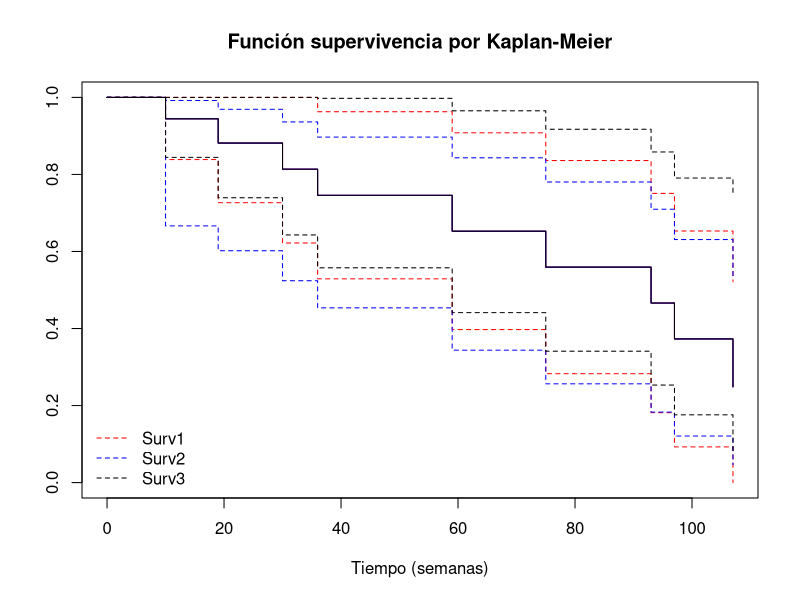
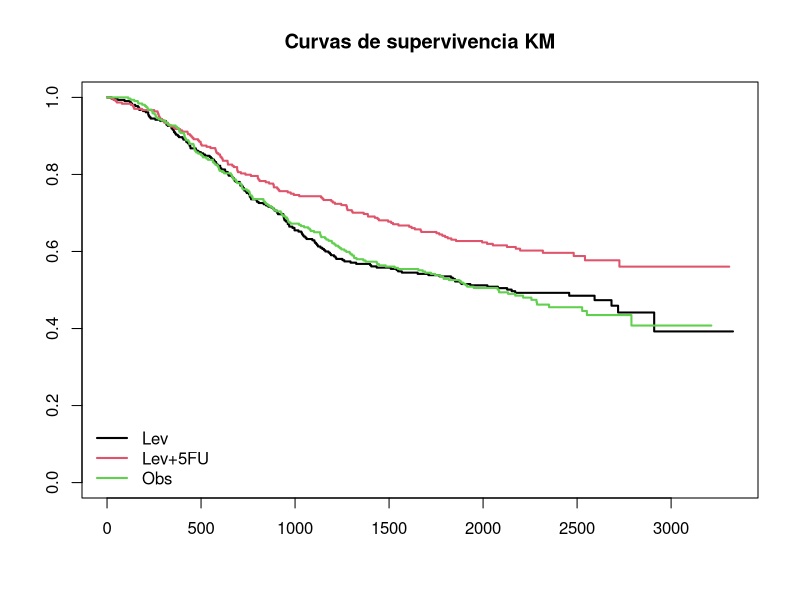
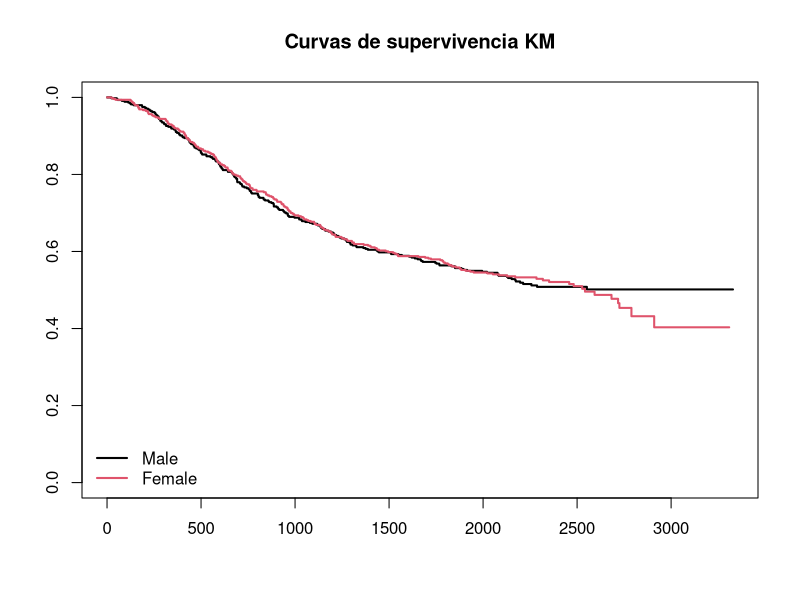
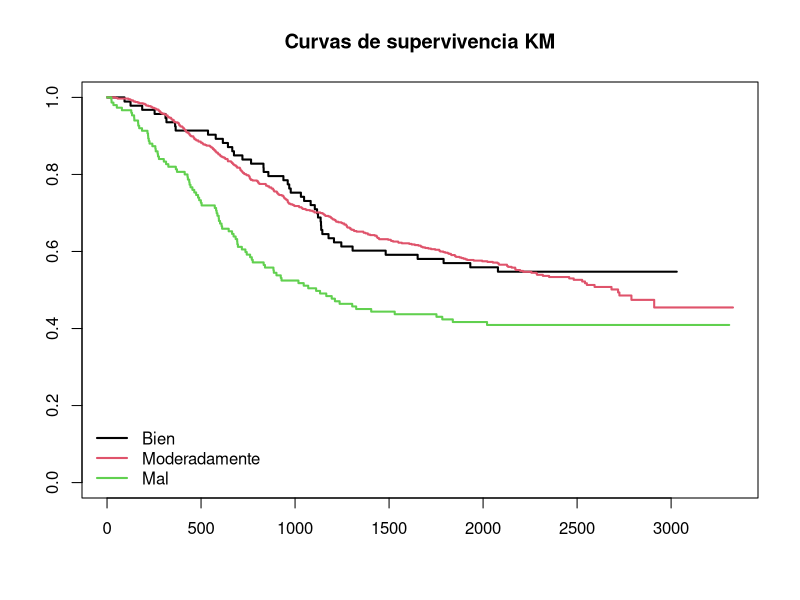
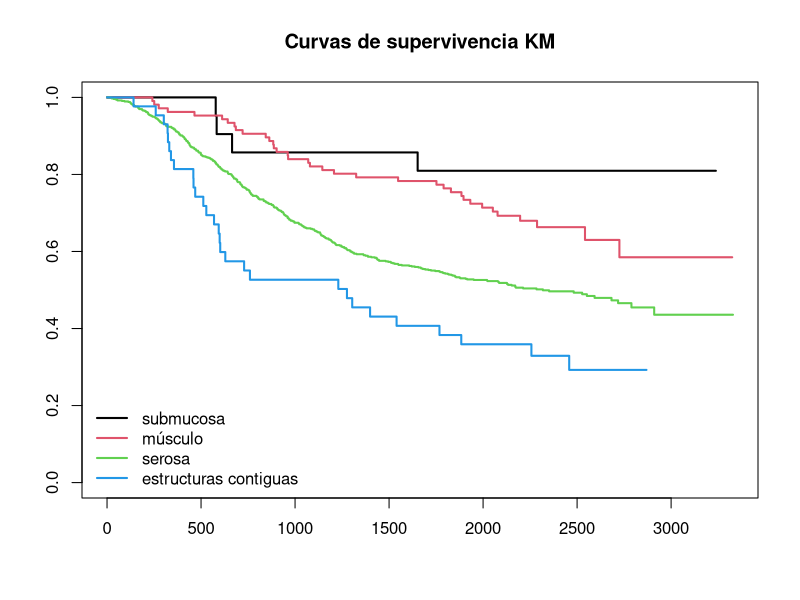
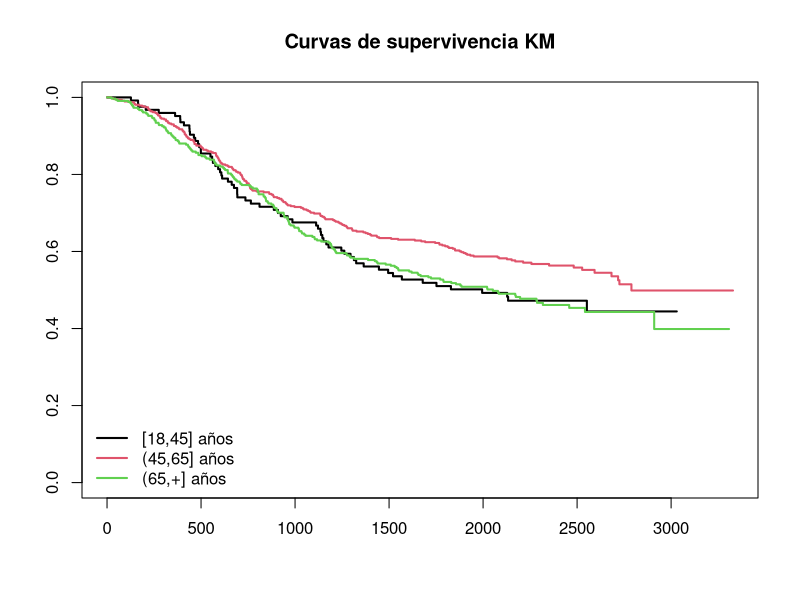

Write R code to recreate these figures, in order.
## ---- chunk 1
knitr::opts_chunk$set(echo = TRUE)  
## ---- chunk 2
diu <- read.table("dispositivo.txt", header=T)
print(diu)
## ---- chunk 3
library(survival)

## Intervalo de confianza "curva +- error estandar" ##
diu.surv1 <- survfit(Surv(time,status)~1, diu, conf.type="plain")
summary(diu.surv1)

## Intervalo de confianza con la transformación clog-log ##
diu.surv2 <- survfit(Surv(time,status)~1, diu, conf.type="log-log")
summary(diu.surv2)

## Intervalo de confianza con la transformación logística (por defecto) ##
diu.surv3 <- survfit(Surv(time,status)~1, diu)
summary(diu.surv3)
## ---- chunk 4
plot(diu.surv1, col="red", main="Función supervivencia por Kaplan-Meier", xlab="Tiempo (semanas)")
lines(diu.surv2, col="blue")
lines(diu.surv3, col="black")
legend("bottomleft", c("Surv1","Surv2","Surv3"), col=c("red","blue","black"), lty=2, bty="n")
## ---- chunk 5
aux <- summary(diu.surv3)[c("time","n.risk","n.event","surv","std.err","lower","upper")]
aux <- as.data.frame(aux)
aux[aux$time=="19",]
## ---- chunk 6
summary(diu.surv3)
## ---- chunk 7
colon <- read.table("colon.txt", header=T, stringsAsFactors=T)
str(colon)
## ---- chunk 8
colon.surv <- survfit(Surv(time, status) ~ rx, data=colon)

plot(colon.surv, col=c(1,2,3), lwd=2, main="Curvas de supervivencia KM")
legend("bottomleft", levels(colon$rx), col=c(1,2,3), lwd=2, bty="n")
## ---- chunk 9
aux <- summary(colon.surv)[c("strata","time","n.risk","n.event","surv","std.err","lower","upper")]
aux <- as.data.frame(aux)
aux <- aux[aux$strata=="rx=Lev+5FU",]
aux[aux$time=="127",]
## ---- chunk 10
colon.surv2 <- survfit(Surv(time, status) ~ sex, data=colon)

survdiff(Surv(time,status)~sex, colon) 

plot(colon.surv2, col=c(1,2,3), lwd=2, main="Curvas de supervivencia KM")
legend("bottomleft", c("Male","Female"), col=c(1,2,3), lwd=2, bty="n")
## ---- chunk 11
colon.surv3 <- survfit(Surv(time, status) ~ differ, data=colon)

survdiff(Surv(time,status)~differ, colon) 

plot(colon.surv3, col=c(1,2,3), lwd=2, main="Curvas de supervivencia KM")
legend("bottomleft", c("Bien","Moderadamente","Mal"), col=c(1,2,3), lwd=2, bty="n")
## ---- chunk 12
colon.surv4 <- survfit(Surv(time, status) ~ extent, data=colon)

survdiff(Surv(time,status)~extent, colon) 

plot(colon.surv4, col=c(1,2,3,4), lwd=2, main="Curvas de supervivencia KM")
legend("bottomleft", c("submucosa","músculo","serosa","estructuras contiguas"), col=c(1,2,3,4), lwd=2, bty="n")
## ---- chunk 13
colon$grupo <- cut(colon$age, include.lowest=TRUE, right=TRUE,
                   breaks=c(18,45,65,max(colon$age)),
                   labels=c("grupo 1","grupo 2","grupo 3"))
summary(colon$grupo)
## ---- chunk 14
colon.surv5 <- survfit(Surv(time, status) ~ grupo, data=colon)

survdiff(Surv(time,status)~grupo, colon) 

plot(colon.surv5, col=c(1,2,3), lwd=2, main="Curvas de supervivencia KM")
legend("bottomleft", c("[18,45] años","(45,65] años","(65,+] años"), col=c(1,2,3), lwd=2, bty="n")
## ---- chunk 15
library(MASS)

data("VA")
str(VA)
